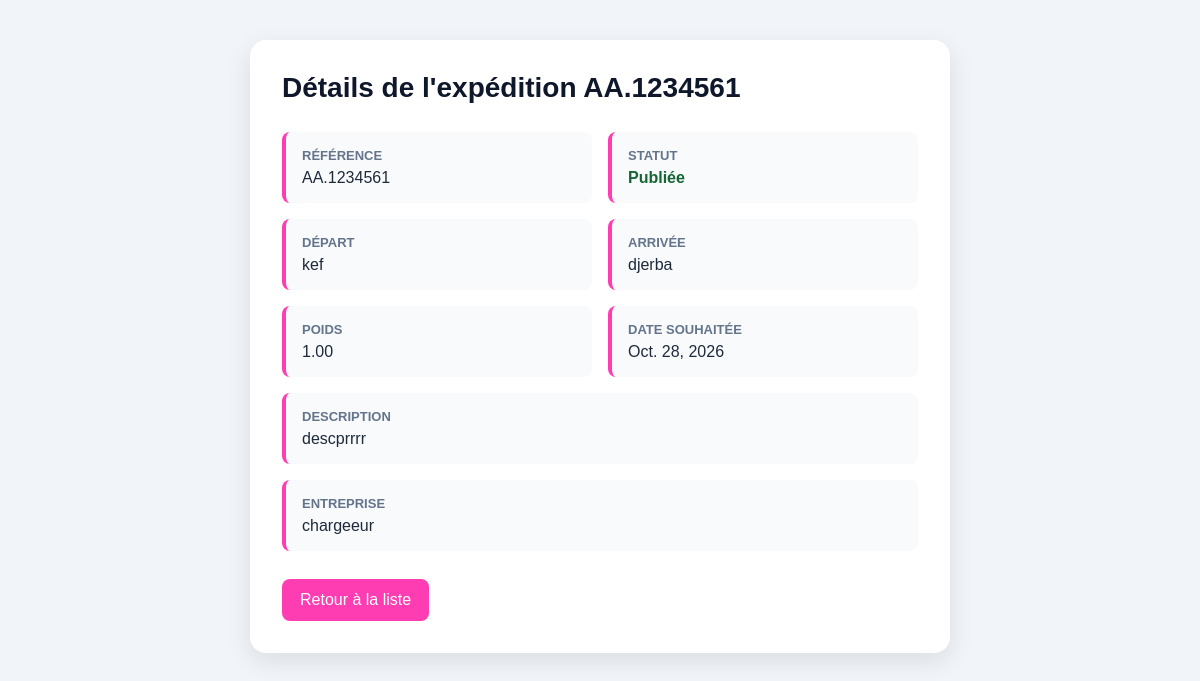
/expedition/details/4/, run on an earlier commit of the app's database.
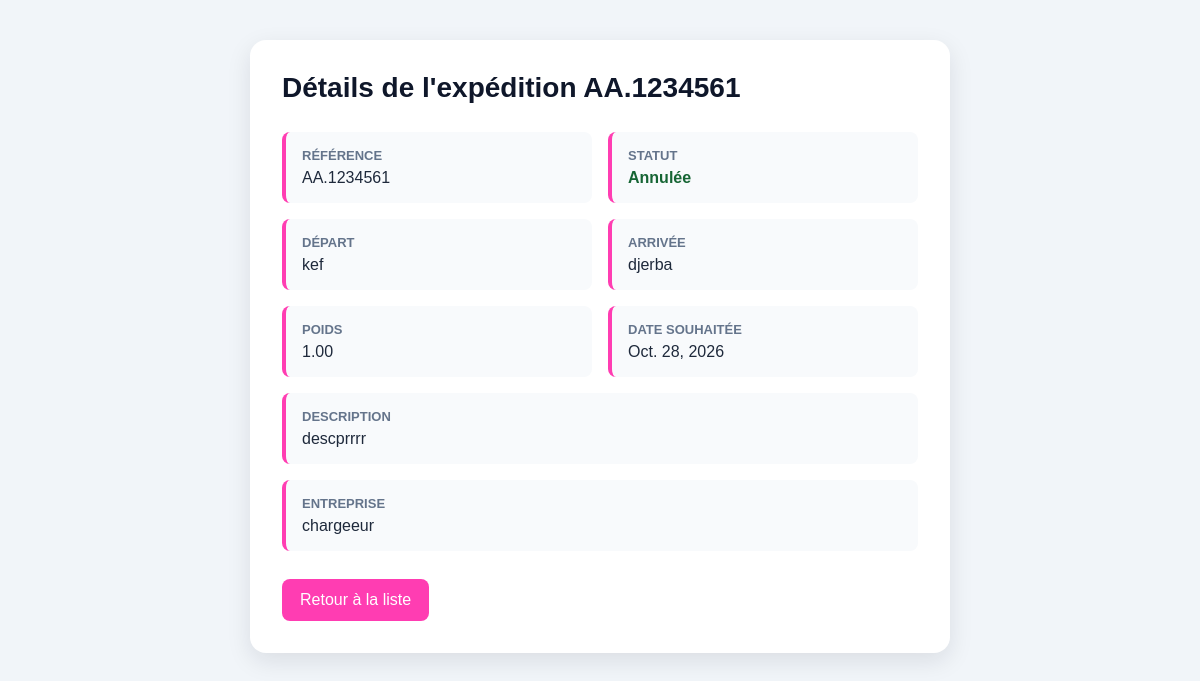
And on a later commit of the database.
### ExpeditionApp/models.py (models this page shows, shortened)
class Expedition(models.Model):
    reference = models.CharField(max_length=100, unique=True)
    ville_depart = models.CharField(max_length=100)
    ville_arrivee = models.CharField(max_length=100)
    poids = models.DecimalField(max_digits=10, decimal_places=2)
    MinValueValidator(0.1, "Le poids doit être supérieur à 0")
    date_souhaitee = models.DateField()
    description = models.TextField(blank=True, null=True)
    status = models.CharField(max_length=20,
    choices=[('en_attente', 'En attente'),
                ('publiee', 'Publiée'),
                ('attribuee', 'Attribuée'),
                ('en_cours', 'En cours'),
                ('terminee', 'Terminée'),
                ('annulee', 'Annulée'),
    ], default='en_attente')
    created_at = models.DateTimeField(auto_now_add=True)
    updated_at = models.DateTimeField(auto_now=True)
    entreprise = models.ForeignKey(
        Entreprise,
        on_delete=models.CASCADE,
        related_name='entreprises',
    )

### EntrepriseApp/models.py (models this page shows)
class Entreprise(models.Model):
    raison_sociale = models.CharField(max_length=200, blank=False, null=False)
    matricule_fiscale = models.CharField(max_length=17, unique=True, blank=False, null=False)
    adresse = models.TextField()
    MinLengthValidator(20,"l'adresse doit contenir au moins 20 caractères")
    MaxLengthValidator(400,"l'adresse doit contenir au maximum 200 caractères")
    type_entreprise = models.CharField(max_length=100,
    choices=[
        ('C', 'Chargeur'),
        ('T', 'Transporteur'),
        ('A', 'Autre'),
    ])
    creation_date = models.DateTimeField(auto_now_add=True)
    update_date = models.DateTimeField(auto_now=True)
    gerant = models.OneToOneField(utilisateur, on_delete=models.CASCADE,
    related_name='entreprise')
    def __str__(self):
        return self.raison_sociale

### ExpeditionApp/views.py (the view)
# urls.py: path('details/<int:pk>/', details, name='details'),
def details(request, pk):
    expedition = get_object_or_404(Expedition, pk=pk)
    return render(request, 'expedition/details.html', {'expedition': expedition})

### EntrepriseApp/templates/Expedition/details.html (shortened to what this page needs)
<!DOCTYPE html>
<html lang="fr">
<head>
</head>
<body>
    <main class="details-card">
        <h1>Détails de l'expédition {{ expedition.reference }}</h1>
        <section class="details-list">
            <div class="detail">
                <strong>Référence</strong>
                <p>{{ expedition.reference }}</p>
            </div>
            <div class="detail">
                <strong>Statut</strong>
                <p class="status">{{ expedition.get_status_display }}</p>
            </div>
            <div class="detail">
                <strong>Départ</strong>
                <p>{{ expedition.ville_depart }}</p>
            </div>
            <div class="detail">
                <strong>Arrivée</strong>
                <p>{{ expedition.ville_arrivee }}</p>
            </div>
            <div class="detail">
                <strong>Poids</strong>
                <p>{{ expedition.poids }}</p>
            </div>
            <div class="detail">
                <strong>Date souhaitée</strong>
                <p>{{ expedition.date_souhaitee }}</p>
            </div>
            <div class="detail description">
                <strong>Description</strong>
                <p>{{ expedition.description|default:"Aucune description" }}</p>
            </div>
            <div class="detail description">
                <strong>Entreprise</strong>
                <p>{{ expedition.entreprise }}</p>
            </div>
        </section>
        <a class="back-link" href="{% url 'list' %}">Retour à la liste</a>
    </main>
</body>
</html>

### EntrepriseApp/templates/Expedition/details.html (style rules this page uses)
* { box-sizing: border-box; }
body { margin: 0; min-height: 100vh; padding: 40px 20px; background: #f1f5f9; color: #1e293b; font-family: Arial, sans-serif; }
.details-card { width: min(700px, 100%); margin: 0 auto; padding: 32px; background: #ffffff; border-radius: 16px; box-shadow: 0 8px 24px rgba(15, 23, 42, 0.1); }
h1 { margin-top: 0; margin-bottom: 28px; color: #0f172a; font-size: 28px; }
.details-list { display: grid; grid-template-columns: repeat(2, 1fr); gap: 16px; margin: 0 0 28px; }
.detail { padding: 16px; background: #f8fafc; border-left: 4px solid #ff3db2; border-radius: 8px; }
.detail strong { display: block; margin-bottom: 6px; color: #64748b; font-size: 13px; text-transform: uppercase; }
.detail p { margin: 0; }
.status { color: #166534; font-weight: bold; }
.description { grid-column: 1 / -1; }
.back-link { display: inline-block; padding: 12px 18px; background: #ff3db2; color: #ffffff; border-radius: 8px; text-decoration: none; transition: background 0.2s ease; }

What changed in the data, as far as the page shows it:
changed Expedition "AA.1234561": status "Publiée" → "Annulée"
